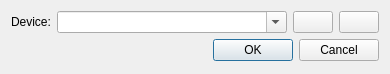
<?xml version="1.0" encoding="UTF-8"?>
<ui version="4.0">
 <class>OpenDiscDialog</class>
 <widget class="QDialog" name="OpenDiscDialog">
  <property name="geometry">
   <rect>
    <x>0</x>
    <y>0</y>
    <width>390</width>
    <height>74</height>
   </rect>
  </property>
  <layout class="QVBoxLayout" name="verticalLayout">
   <item>
    <layout class="QHBoxLayout" name="horizontalLayout">
     <item>
      <widget class="QLabel" name="label">
       <property name="text">
        <string>Device:</string>
       </property>
      </widget>
     </item>
     <item>
      <widget class="QComboBox" name="device">
       <property name="sizePolicy">
        <sizepolicy hsizetype="Expanding" vsizetype="Fixed">
         <horstretch>0</horstretch>
         <verstretch>0</verstretch>
        </sizepolicy>
       </property>
       <property name="minimumSize">
        <size>
         <width>75</width>
         <height>0</height>
        </size>
       </property>
       <property name="editable">
        <bool>true</bool>
       </property>
      </widget>
     </item>
     <item>
      <widget class="QPushButton" name="folder">
       <property name="toolTip">
        <string>Open device/folder</string>
       </property>
       <property name="text">
        <string/>
       </property>
       <property name="icon">
        <iconset resource="../rsclist.qrc">
         <normaloff>:/img/document-open-folder.png</normaloff>:/img/document-open-folder.png</iconset>
       </property>
      </widget>
     </item>
     <item>
      <widget class="QPushButton" name="iso">
       <property name="toolTip">
        <string>Open ISO file</string>
       </property>
       <property name="text">
        <string/>
       </property>
       <property name="icon">
        <iconset resource="../rsclist.qrc">
         <normaloff>:/img/media-optical.png</normaloff>:/img/media-optical.png</iconset>
       </property>
      </widget>
     </item>
    </layout>
   </item>
   <item>
    <layout class="QHBoxLayout" name="horizontalLayout_2">
     <item>
      <widget class="QLabel" name="available">
       <property name="minimumSize">
        <size>
         <width>0</width>
         <height>0</height>
        </size>
       </property>
       <property name="text">
        <string notr="true"/>
       </property>
      </widget>
     </item>
     <item>
      <widget class="QDialogButtonBox" name="buttonBox">
       <property name="orientation">
        <enum>Qt::Horizontal</enum>
       </property>
       <property name="standardButtons">
        <set>QDialogButtonBox::Cancel|QDialogButtonBox::Ok</set>
       </property>
      </widget>
     </item>
    </layout>
   </item>
  </layout>
 </widget>
 <resources>
  <include location="../rsclist.qrc"/>
 </resources>
 <connections>
  <connection>
   <sender>buttonBox</sender>
   <signal>accepted()</signal>
   <receiver>OpenDiscDialog</receiver>
   <slot>accept()</slot>
   <hints>
    <hint type="sourcelabel">
     <x>248</x>
     <y>254</y>
    </hint>
    <hint type="destinationlabel">
     <x>157</x>
     <y>274</y>
    </hint>
   </hints>
  </connection>
  <connection>
   <sender>buttonBox</sender>
   <signal>rejected()</signal>
   <receiver>OpenDiscDialog</receiver>
   <slot>reject()</slot>
   <hints>
    <hint type="sourcelabel">
     <x>316</x>
     <y>260</y>
    </hint>
    <hint type="destinationlabel">
     <x>286</x>
     <y>274</y>
    </hint>
   </hints>
  </connection>
 </connections>
</ui>
